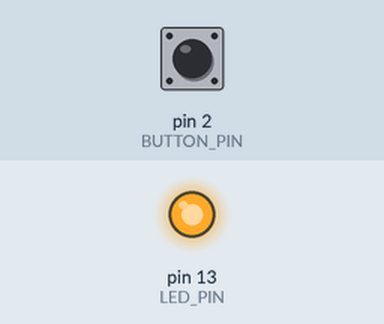
This sketch was run on a simulated Arduino Uno, built with avr-gcc and run on an emulated ATmega328P. Shown: output pins drawn as LEDs (lit = HIGH). Inputs (shaded band) come from the test bench; at power-on: pin 2 (BUTTON_PIN) HIGH. What the sketch prints to the serial monitor is not drawn.

Above: at 1.2 s.
1.3 s: pin 2 (BUTTON_PIN) pulled LOW for 0.15 s
At 2.4 s:
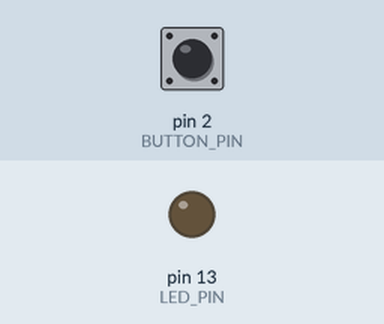
3.0 s: pin 2 (BUTTON_PIN) pulled LOW for 1 s
At 4.8 s:
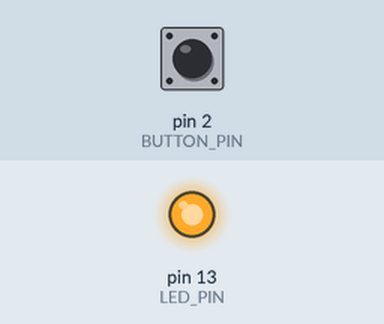
5.5 s: pin 2 (BUTTON_PIN) pulled LOW for 3.2 s
At 9.8 s:
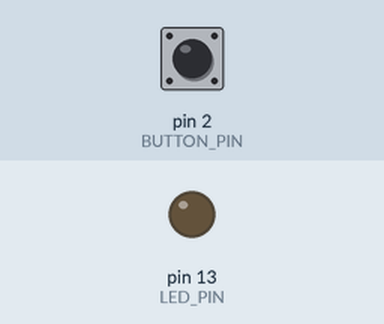
Timing chart, 0 to 11.3 s (numbered marks = the images above; inputs shaded):
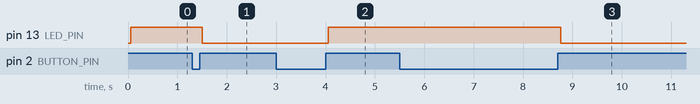

The sketch:

lab3-modif_stare_led_buton.ino
```cpp
#define BUTTON_PIN 2   // the number of the pushbutton pin
#define LED_PIN 13             // the number of the LED pin

// variables will change:

int ledState = LOW;       // the current state of the output pin
int buttonState;          // the current reading from the input pin
int lastButtonState = LOW;

// the following variables are unsigned longs because the time, measured in
// milliseconds, will quickly become a bigger number than can be stored in an int.
unsigned long lastDebounceTime = 0;  // the last time the output pin was toggled
unsigned long debounceDelay = 50; // the debounce time; increase if the output flickers

void setup() {
  pinMode(LED_PIN, OUTPUT);
  pinMode(BUTTON_PIN, INPUT_PULLUP);
  Serial.begin(9600);
}

void loop() {

  int reading = digitalRead(BUTTON_PIN);  //citesc valoarea butonului
  Serial.println(reading);

  if (reading != lastButtonState)       //verific daca s-a schimbat fata de ultima val
  {
  lastDebounceTime = millis();        //resetez timerul pt debounce
  }

  if ((millis() - lastDebounceTime) > debounceDelay)  //daca a trecut timpul setat in debounceDelay, daca schimbarea nu e de fapt doar "scantei" de curent
  {
  if (reading != buttonState)     // si daca noua stare e diferita de cea salvata in buttonState
  {
        buttonState = reading;        //actualizez buttonState

        if (buttonState == HIGH)      //starea s-a schimbat si butonul e apasat => schimb starea ledului
        {
            ledState = !ledState;
        }
  }
  }

  digitalWrite(LED_PIN, ledState);  //aprind/string led-ul in functie de starea salvata

  lastButtonState = reading;        //actualizez lastButtonState
}
```

Measured:
- after the input at 1.3 s, pin 13 (LED_PIN): HIGH → LOW after 0.21 s
- after the input at 3.0 s, pin 13 (LED_PIN): LOW → HIGH after 1.1 s
- after the input at 5.5 s, pin 13 (LED_PIN): HIGH → LOW after 3.3 s
